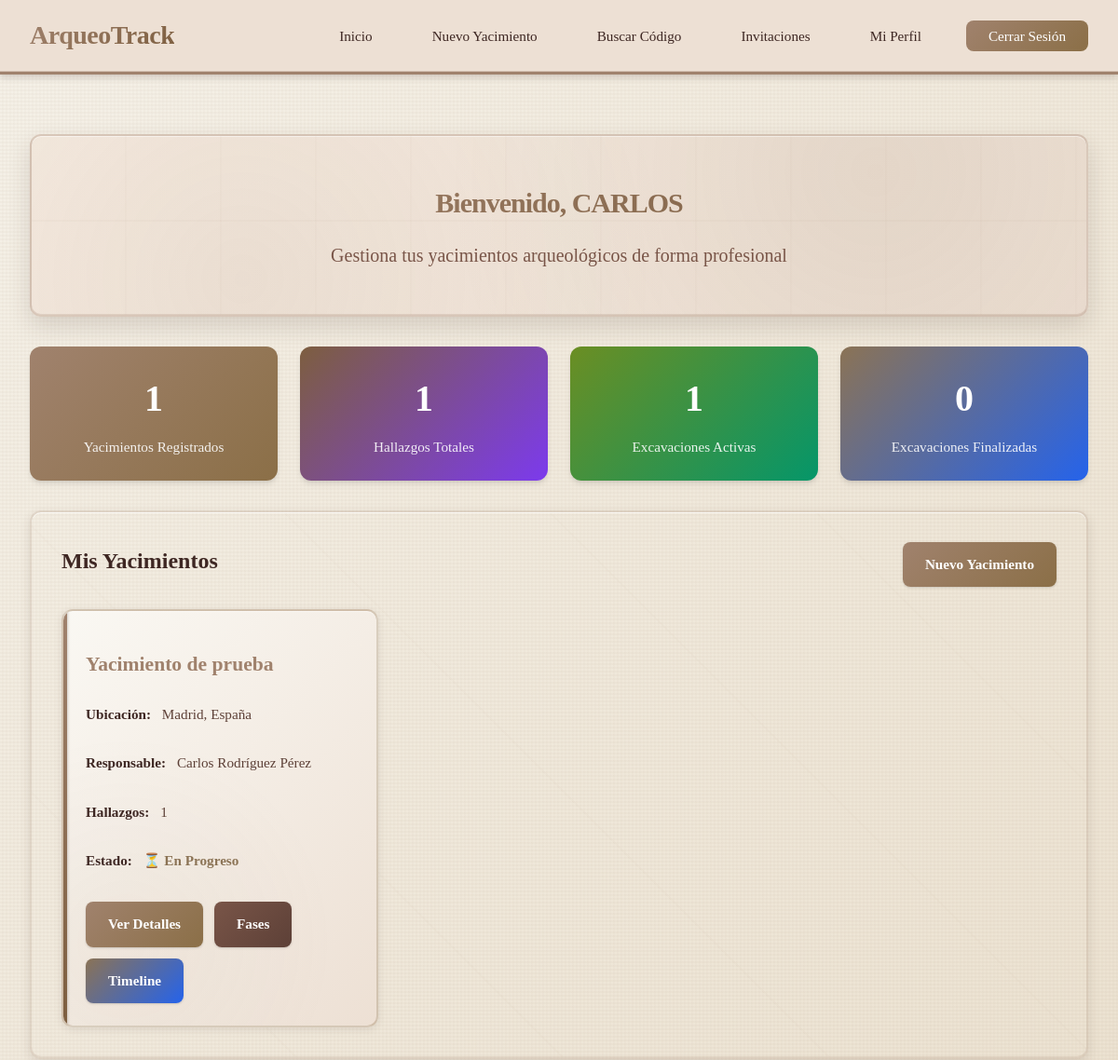
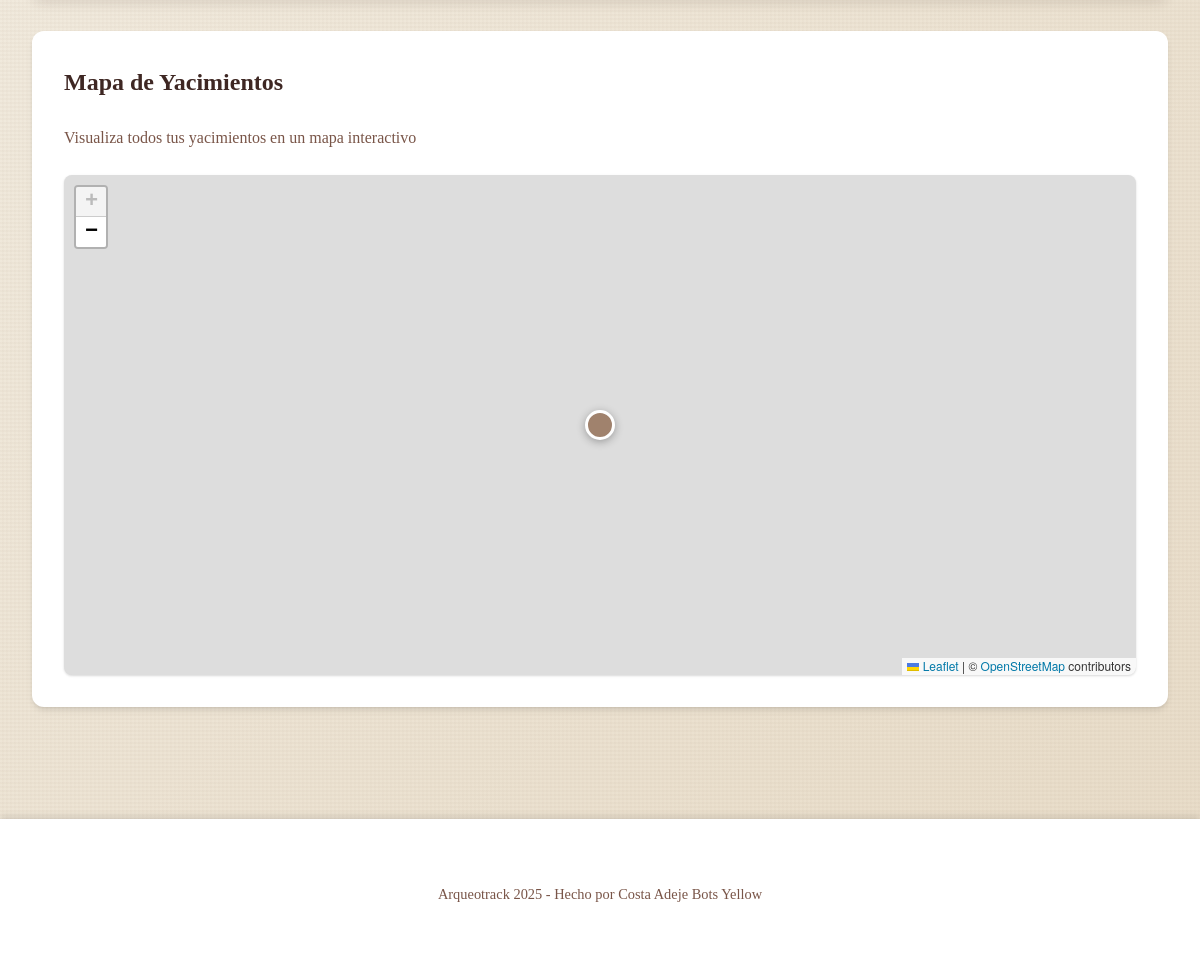
Page /inicio (signed in) on the committed database (2 pictures, top to bottom).
### app/models/user.py (models this page shows, shortened)
class Usuario(db.Model, UserMixin):
    __tablename__ = 'usuarios'
    id = db.Column(db.Integer, primary_key=True)
    nombre_usuario = db.Column(db.String(80), unique=True, nullable=False, index=True)
    email = db.Column(db.String(120), unique=True, nullable=False, index=True)
    contraseña = db.Column('password_hash', db.String(200), nullable=False)
    nombre = db.Column(db.String(100), nullable=False)
    apellidos = db.Column(db.String(100), nullable=False)
    fecha_nacimiento = db.Column(db.Date, nullable=False)
    ocupacion = db.Column(db.String(50), nullable=True)
    fecha_registro = db.Column(db.DateTime, default=datetime.utcnow)
    activo = db.Column(db.Boolean, default=True)
    rol = db.Column(db.String(20), default='arqueologo')
    yacimientos = db.relationship('Yacimiento', back_populates='propietario', lazy='dynamic')
    hallazgos = db.relationship('Hallazgo', back_populates='propietario', lazy='dynamic', foreign_keys='Hallazgo.user_id')
    hallazgos_encontrados = db.relationship('Hallazgo', back_populates='encontrado_por', lazy='dynamic', foreign_keys='Hallazgo.encontrado_por_id')
    eventos = db.relationship('Evento', back_populates='usuario', lazy='dynamic')
    comentarios = db.relationship('Comentario', back_populates='usuario', lazy='dynamic')
    fases_responsable = db.relationship('FaseProyecto', back_populates='responsable', lazy='dynamic')
    invitaciones_enviadas = db.relationship('Invitacion', back_populates='invitado_por', lazy='dynamic', foreign_keys='Invitacion.invitado_por_id')
    invitaciones_recibidas = db.relationship('Invitacion', back_populates='invitado', lazy='dynamic', foreign_keys='Invitacion.invitado_id')

### app/models/yacimiento.py (models this page shows, shortened)
class Yacimiento(db.Model):
    __tablename__ = 'yacimientos'
    id = db.Column(db.Integer, primary_key=True)
    user_id = db.Column(db.Integer, db.ForeignKey('usuarios.id'), nullable=False, index=True)
    nombre = db.Column(db.String(200), nullable=False)
    ubicacion = db.Column(db.String(300))
    descripcion = db.Column(db.Text)
    lat = db.Column(db.Float)
    lng = db.Column(db.Float)
    polygon_geojson = db.Column(db.Text)  # GeoJSON del polígono (almacenado como texto)
    area_m2 = db.Column(db.Float)  # Área en metros cuadrados
    altitud_media = db.Column(db.Float)
    responsable = db.Column(db.String(100))
    fecha_inicio = db.Column(db.Date)
    fecha_fin = db.Column(db.Date)
    fecha_creacion = db.Column(db.DateTime, default=datetime.utcnow, nullable=False)
    fecha_actualizacion = db.Column(db.DateTime, default=datetime.utcnow, onupdate=datetime.utcnow)
    propietario = db.relationship(
        'Usuario',
        back_populates='yacimientos'
    )
    hallazgos = db.relationship(
        'Hallazgo',
        back_populates='yacimiento',
        cascade='all, delete-orphan',
        lazy='dynamic'
    )
    sectores = db.relationship(
        'Sector',
        back_populates='yacimiento',
        cascade='all, delete-orphan',
        lazy='dynamic'
    )
    fases = db.relationship(
        'FaseProyecto',
        back_populates='yacimiento',
        cascade='all, delete-orphan',
        lazy='dynamic',
        order_by='FaseProyecto.orden'
    )
    eventos = db.relationship(
        'Evento',
        back_populates='yacimiento',
        cascade='all, delete-orphan',
        lazy='dynamic',
        order_by='Evento.fecha.desc()'
    )
    invitaciones = db.relationship(
        'Invitacion',
        back_populates='yacimiento',
        cascade='all, delete-orphan',
        lazy='dynamic'
    )
    __table_args__ = (
        db.Index('idx_yacimientos_user_fecha', 'user_id', 'fecha_creacion'),
    )
    @property
    def esta_activo(self):
        return self.fecha_fin is None
    @property
    def total_hallazgos(self):
        try:
            return self.hallazgos.count()
        except Exception:
            return 0
    @property
    def total_sectores(self):
        return self.sectores.count()
    @property
    def total_fases(self):
        return self.fases.count()
    def to_dict(self, include_relations=False):
        data = {
            'id': self.id,
            'nombre': self.nombre,
            'ubicacion': self.ubicacion,
            'descripcion': self.descripcion,
            'lat': self.lat,
            'lng': self.lng,
            'area_m2': self.area_m2,
            'altitud_media': self.altitud_media,
            'responsable': self.responsable,
            'fecha_inicio': self.fecha_inicio.isoformat() if self.fecha_inicio else None,
            'fecha_fin': self.fecha_fin.isoformat() if self.fecha_fin else None,
            'esta_activo': self.esta_activo,
            'fecha_creacion': self.fecha_creacion.isoformat(),
            'propietario_id': self.user_id
        }
        if include_relations:
            data.update({
                'total_hallazgos': self.total_hallazgos,
                'total_sectores': self.total_sectores,
                'total_fases': self.total_fases
            })
        return data

### app/blueprints/main.py (the view)
@main_bp.route('/inicio')
@login_required
def inicio():
    yacimientos = Yacimiento.query.filter_by(user_id=current_user.id).all()
    invitaciones = Invitacion.query.filter_by(invitado_id=current_user.id, estado='aceptada').all()
    yacimientos_colaborando = [inv.yacimiento for inv in invitaciones]
    todos_yacimientos = yacimientos + yacimientos_colaborando
    total_hallazgos = sum(y.total_hallazgos for y in todos_yacimientos) if todos_yacimientos else 0
    yacimientos_activos = sum(1 for y in todos_yacimientos if not y.fecha_fin) if todos_yacimientos else 0
    yacimientos_finalizados = sum(1 for y in todos_yacimientos if y.fecha_fin) if todos_yacimientos else 0
    yacimientos_json = [y.to_dict(include_relations=True) for y in yacimientos]
    return render_template(
        'inicio.html',
        yacimientos=yacimientos,
        yacimientos_colaborando=yacimientos_colaborando,
        total_hallazgos=total_hallazgos,
        yacimientos_activos=yacimientos_activos,
        yacimientos_finalizados=yacimientos_finalizados,
        yacimientos_json=yacimientos_json
    )

### templates/inicio.html (shortened to what this page needs)
{% extends "base.html" %}
{% block extra_head %}
<link rel="stylesheet" href="https://unpkg.com/leaflet@1.9.4/dist/leaflet.css" />
{% endblock %}
{% block content %}
<div class="main-content">
    <div class="hero" style="padding: 3rem 2rem;">
        <h1 style="font-size: var(--font-3xl);">
            Bienvenido, {{ current_user.nombre }}
        </h1>
        <p>Gestiona tus yacimientos arqueológicos de forma profesional</p>
    </div>
    {% if yacimientos %}
    <div class="stats-grid" style="margin: 2rem 0;">
        <div class="stat-card">
            <h3>{{ yacimientos|length }}</h3>
            <p>Yacimientos Registrados</p>
        </div>
        <div class="stat-card" style="background: linear-gradient(135deg, var(--secondary-color), #7c3aed);">
            <h3>{{ total_hallazgos }}</h3>
            <p>Hallazgos Totales</p>
        </div>
        <div class="stat-card" style="background: linear-gradient(135deg, var(--success-color), #059669);">
            <h3>{{ yacimientos_activos }}</h3>
            <p>Excavaciones Activas</p>
        </div>
        <div class="stat-card" style="background: linear-gradient(135deg, var(--info-color), #2563eb);">
            <h3>{{ yacimientos_finalizados }}</h3>
            <p>Excavaciones Finalizadas</p>
        </div>
    </div>
    {% endif %}
    <div class="card">
        <div style="display: flex; justify-content: space-between; align-items: center; flex-wrap: wrap; gap: 1rem; margin-bottom: 1.5rem;">
            <h2 style="margin: 0; border: none;">Mis Yacimientos</h2>
            <a href="/nuevo_yacimiento" class="btn" style="margin: 0;">
                Nuevo Yacimiento
            </a>
        </div>
        {% if yacimientos %}
            <div class="yacimientos-grid">
                {% for yacimiento in yacimientos %}
                <div class="yacimiento-card">
                    <h3>{{ yacimiento.nombre }}</h3>
                    <div class="card-info">
                        <p><strong>Ubicación:</strong> {{ yacimiento.ubicacion or 'No especificada' }}</p>
                        <p><strong>Responsable:</strong> {{ yacimiento.responsable or 'No asignado' }}</p>
                        <p><strong>Hallazgos:</strong> {{ yacimiento.total_hallazgos }}</p>
                        <p><strong>Estado:</strong>
                            {% if yacimiento.fecha_fin %}
                                <span style="color: var(--success-color); font-weight: 600;">✓ Finalizado</span>
                            {% else %}
                                <span style="color: var(--info-color); font-weight: 600;">⏳ En Progreso</span>
                            {% endif %}
                        </p>
                    </div>
                    <div class="card-actions">
                        <a href="/yacimiento/{{ yacimiento.id }}" class="btn">Ver Detalles</a>
                        <a href="/yacimiento/{{ yacimiento.id }}/fases" class="btn btn-secondary">Fases</a>
                        <a href="/yacimiento/{{ yacimiento.id }}/timeline" class="btn btn-info">Timeline</a>
                    </div>
                </div>
                {% endfor %}
            </div>
        {% endif %}
    </div>
    {% if yacimientos_json %}
    <div class="map-section">
        <h2>Mapa de Yacimientos</h2>
        <p style="color: var(--gray); margin-bottom: 1.5rem;">Visualiza todos tus yacimientos en un mapa interactivo</p>
        <div id="map" data-yacimientos='{{ yacimientos_json|tojson }}'></div>
    </div>
    {% endif %}
</div>
{% endblock %}

### rows in the picture
Usuario: nombre "CARLOS"
Yacimiento: nombre "Yacimiento de prueba", ubicacion "Madrid, España", responsable "Carlos Rodríguez Pérez", total_hallazgos "1", shows "⏳ En Progreso"

### other values in the picture
{{ yacimientos|length }} "1"
{{ total_hallazgos }} "1"
{{ yacimientos_activos }} "1"
{{ yacimientos_finalizados }} "0"
